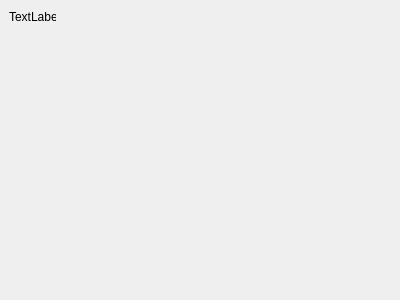
<?xml version="1.0" encoding="UTF-8"?>
<ui version="4.0">
 <class>SymbolInformation</class>
 <widget class="QWidget" name="SymbolInformation">
  <property name="geometry">
   <rect>
    <x>0</x>
    <y>0</y>
    <width>400</width>
    <height>300</height>
   </rect>
  </property>
  <property name="windowTitle">
   <string>Form</string>
  </property>
  <widget class="QLabel" name="label">
   <property name="geometry">
    <rect>
     <x>9</x>
     <y>9</y>
     <width>47</width>
     <height>16</height>
    </rect>
   </property>
   <property name="text">
    <string>TextLabel</string>
   </property>
  </widget>
 </widget>
 <resources/>
 <connections/>
</ui>
